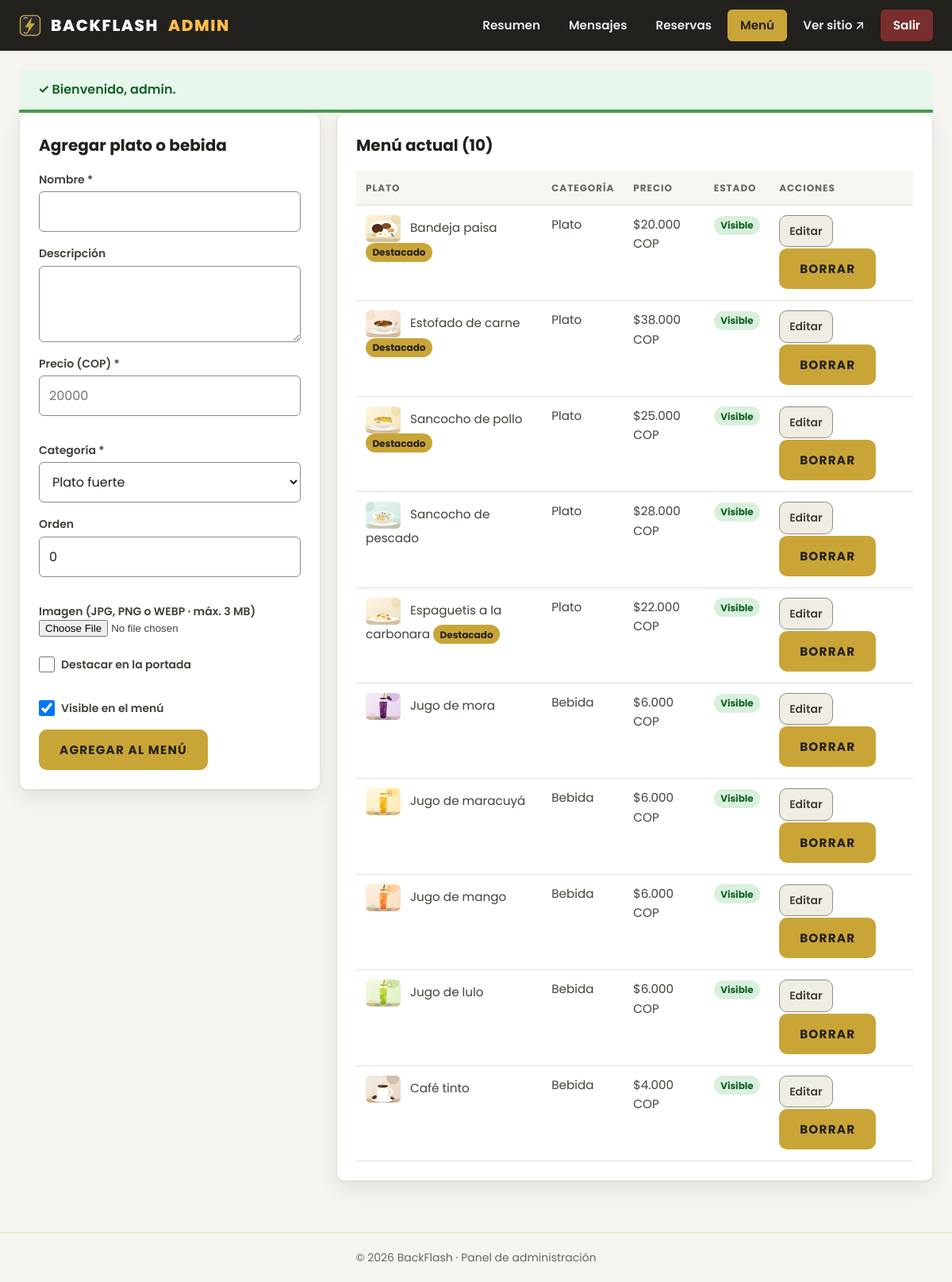
The page /admin/platos.php (signed in) on the database its author committed.
### tables this page shows
CREATE TABLE IF NOT EXISTS platos (
    id          INT AUTO_INCREMENT PRIMARY KEY,
    nombre      VARCHAR(120)   NOT NULL,
    descripcion VARCHAR(255)   NULL,
    precio      DECIMAL(10,0)  NOT NULL,
    categoria   ENUM('plato','bebida') NOT NULL DEFAULT 'plato',
    imagen      VARCHAR(255)   NULL,
    destacado   TINYINT(1)     NOT NULL DEFAULT 0,
    activo      TINYINT(1)     NOT NULL DEFAULT 1,
    orden       INT            NOT NULL DEFAULT 0,
    creado      TIMESTAMP      NOT NULL DEFAULT CURRENT_TIMESTAMP
);

### src/autoload.php (called while the page is built, shortened)
<?php
spl_autoload_register(static function (string $clase): void {
    $prefijo = 'BackFlash\\';
    $relativa = substr($clase, strlen($prefijo));
    $ruta     = __DIR__ . '/' . str_replace('\\', '/', $relativa) . '.php';
});

### includes/helpers/form.php (called while the page is built, shortened)
<?php
function old(string $campo, string $defecto = ''): string
{
    return (string) ($_SESSION['old'][$campo] ?? $defecto);
}
function error_de(string $campo): string
{
    return (string) ($_SESSION['old']['__errores'][$campo] ?? '');
}
function aria_invalido(string $campo): string
{
    return error_de($campo) !== '' ? ' aria-invalid="true"' : '';
}
function precio($valor): string
{
    return '$' . number_format((float) $valor, 0, ',', '.') . ' COP';
}

### includes/helpers/html.php (called while the page is built, shortened)
<?php
function e(?string $value): string
{
    return htmlspecialchars((string) $value, ENT_QUOTES, 'UTF-8');
}
function url(string $path = ''): string
{
    $clean = ltrim($path, '/');
    return BASE_URL . '/' . $clean;
}

### includes/db.php (called while the page is built)
<?php
function db(): PDO
{
    static $pdo = null;
    if ($pdo === null) {
        $dsn = sprintf('mysql:host=%s;dbname=%s;charset=%s', DB_HOST, DB_NAME, DB_CHARSET);
        try {
            $pdo = new PDO($dsn, DB_USER, DB_PASS, [
                PDO::ATTR_ERRMODE            => PDO::ERRMODE_EXCEPTION,
                PDO::ATTR_DEFAULT_FETCH_MODE => PDO::FETCH_ASSOC,
                PDO::ATTR_EMULATE_PREPARES   => false,
            ]);
        } catch (PDOException $e) {
            http_response_code(500);
            exit('No se pudo conectar con la base de datos "' . htmlspecialchars(DB_NAME)
                . '". Revisa includes/config.php o importa database/schema.sql. Detalle: '
                . htmlspecialchars($e->getMessage()));
        }
    }
    return $pdo;
}
function q(string $sql, array $params = []): PDOStatement
{
    $st = db()->prepare($sql);
    $st->execute($params);
    return $st;
}

### admin/platos.php (the view, shortened to what this page needs)
<?php
require __DIR__ . '/_header.php';
$editar = null;
$platos = q('SELECT * FROM platos ORDER BY categoria, orden, nombre')->fetchAll();
?>
<section class="admin-grid admin-grid-form">
    <div class="panel">
        <h2><?= $editar ? 'Editar plato' : 'Agregar plato o bebida' ?></h2>
        <form method="post" enctype="multipart/form-data" class="form-admin">
            <div class="form-group">
                <label for="p-nombre">Nombre *</label>
                <input type="text" id="p-nombre" name="nombre" required maxlength="<?= Reglas::NOMBRE_MAX ?>"
                       value="<?= e($editar['nombre'] ?? old('nombre')) ?>"<?= aria_invalido('nombre') ?>>
            </div>
            <div class="form-group">
                <label for="p-desc">Descripción</label>
                <textarea id="p-desc" name="descripcion" rows="2" maxlength="<?= Reglas::PLATO_DESC_MAX ?>"><?= e($editar['descripcion'] ?? old('descripcion')) ?></textarea>
            </div>
            <div class="form-row">
                <div class="form-group">
                    <label for="p-precio">Precio (COP) *</label>
                    <input type="text" id="p-precio" name="precio" required inputmode="decimal"
                           placeholder="20000" value="<?= e($editar['precio'] ?? old('precio')) ?>"<?= aria_invalido('precio') ?>>
                </div>
                <div class="form-group">
                    <label for="p-cat">Categoría *</label>
                    <select id="p-cat" name="categoria" required<?= aria_invalido('categoria') ?>>
                        <option value="plato"<?= ($editar['categoria'] ?? old('categoria', 'plato')) === 'plato' ? ' selected' : '' ?>>Plato fuerte</option>
                    </select>
                </div>
            </div>
            <div class="form-row">
                <div class="form-group">
                    <label for="p-orden">Orden</label>
                    <input type="number" id="p-orden" name="orden" min="0" max="<?= Reglas::PLATO_ORDEN_MAX ?>"
                           value="<?= (int) ($editar['orden'] ?? old('orden', 0)) ?>">
                </div>
                <div class="form-group">
                    <label for="p-img">Imagen (JPG, PNG o WEBP · máx. 3 MB)</label>
                    <input type="file" id="p-img" name="imagen" accept="image/jpeg,image/png,image/webp">
                </div>
            </div>
            <div class="form-row">
                <label class="check"><input type="checkbox" name="destacado" value="1"
                    <?= !empty($editar['destacado']) || old('destacado') === '1' ? 'checked' : '' ?>> Destacar en la portada</label>
                <label class="check"><input type="checkbox" name="activo" value="1"
                    <?= $editar ? (!empty($editar['activo']) ? 'checked' : '') : 'checked' ?>> Visible en el menú</label>
            </div>
            <div class="form-actions">
                <button type="submit"><?= $editar ? 'Guardar cambios' : 'Agregar al menú' ?></button>
            </div>
        </form>
    </div>
    <div class="panel">
        <h2>Menú actual (<?= count($platos) ?>)</h2>
        <?php if (!$platos): ?>
            <p class="vacio">Aún no hay platos. Agrega el primero con el formulario.</p>
        <?php else: ?>
            <div class="tabla-scroll">
                <table class="tabla">
                    <thead>
                        <tr>
                            <th>Plato</th>
                            <th>Categoría</th>
                            <th>Precio</th>
                            <th>Estado</th>
                            <th>Acciones</th>
                        </tr>
                    </thead>
                    <tbody>
                        <?php foreach ($platos as $p): ?>
                            <tr<?= $p['activo'] ? '' : ' class="inactivo"' ?>>
                                <td data-label="Plato">
                                    <?php if ($p['imagen']): ?>
                                        <img class="mini" src="<?= e(url($p['imagen'])) ?>" alt="" width="44" height="34" loading="lazy">
                                    <?php endif; ?>
                                    <?= e($p['nombre']) ?>
                                    <?php if ($p['destacado']): ?><span class="badge badge-gold">Destacado</span><?php endif; ?>
                                </td>
                                <td data-label="Categoría"><?= $p['categoria'] === 'bebida' ? 'Bebida' : 'Plato' ?></td>
                                <td data-label="Precio"><?= e(precio($p['precio'])) ?></td>
                                <td data-label="Estado">
                                    <span class="badge badge-<?= $p['activo'] ? 'confirmada' : 'cancelada' ?>">
                                        <?= $p['activo'] ? 'Visible' : 'Oculto' ?>
                                    </span>
                                </td>
                                <td data-label="Acciones">
                                    <a class="btn-mini" href="<?= e(url('admin/platos.php?editar=' . (int) $p['id'])) ?>">Editar</a>
                                    <form method="post" class="form-inline" data-confirm="¿Borrar <?= e($p['nombre']) ?> del menú?">
                                        <button type="submit" class="btn-mini btn-peligro">Borrar</button>
                                    </form>
                                </td>
                            </tr>
                        <?php endforeach; ?>
                    </tbody>
                </table>
            </div>
        <?php endif; ?>
    </div>
</section>
<?php require __DIR__ . '/_footer.php';

### public/css/style.css (style rules this page uses)
:root { --ink: #23211d; --ink-soft: #45413a; --muted: #6b6560; --line: #e4e0d5; --line-input: #8f8b80; --surface: #ffffff; --bg: #F5F4F0; --bg-deep: #23211d; --gold: #C9A538; --gold-hover: #ffbd4c; --gold-press: #e9a93c; --gold-text: #8a6a10; --gold-text-strong: #a9820f; --orange: #ffbd4c; --success: #146227; --success-bg: #e8f7ec; --success-line: #45a049; --danger: #b3261e; --danger-bg: #fdeceb; --danger-line: #d64545; --font-sans: 'poppins', system-ui, -apple-system, sans-serif; --font-script: 'satisfy', cursive; --fs-2xs: .75rem; --fs-xs: .875rem; --fs-sm: .95rem; --fs-md: 1rem; --fs-lg: 1.125rem; --fs-xl: 1.25rem; --fs-2xl: 1.5rem; --fs-3xl: 2rem; --fs-section: clamp(1.75rem, 1.1rem + 2.4vw, 2.75rem); --fs-hero: clamp(2.25rem, 1.25rem + 4vw, 4.75rem); --lh-tight: 1.15; --lh-body: 1.6; --track-caps: .08em; --s-1: 4px; --s-2: 8px; --s-3: 12px; --s-4: 16px; --s-5: 20px; --s-6: 24px; --s-8: 32px; --s-10: 40px; --s-12: 48px; --s-16: 64px; --s-24: 96px; --r-sm: 6px; --r-md: 10px; --r-lg: 16px; --r-pill: 999px; --shadow-1: 0 1px 2px rgba(35,33,29,.06), 0 10px 24px rgba(35,33,29,.08); --shadow-2: 0 2px 6px rgba(35,33,29,.10), 0 18px 40px rgba(35,33,29,.14); --dur: 180ms; --ease: cubic-bezier(.2, .6, .2, 1); --container: 1200px; --gutter: clamp(var(--s-4), 4vw, var(--s-6)); }
* { margin: 0; padding: 0; box-sizing: border-box; text-decoration: none; list-style: none; }
body { font-family: var(--font-sans); font-size: var(--fs-md); line-height: var(--lh-body); color: var(--ink-soft); background-color: var(--bg); -webkit-font-smoothing: antialiased; }
input, textarea { caret-color: var(--gold); }
a { text-underline-offset: 3px; }
img { max-width: 100%; height: auto; }
.form-group { display: flex; flex-direction: column; }
a { transition: color var(--dur) var(--ease); }
.form-row { display: flex; flex-wrap: wrap; gap: var(--s-4); }
.form-row > .form-group { flex: 1 1 220px; }

### rows shown on the page
platos: imagen (picture), nombre "Bandeja paisa", destacado "Destacado", categoria "Plato", precio "$20.000 COP", activo "Visible"
platos: imagen (picture), nombre "Estofado de carne", destacado "Destacado", categoria "Plato", precio "$38.000 COP", activo "Visible"
platos: imagen (picture), nombre "Sancocho de pollo", destacado "Destacado", categoria "Plato", precio "$25.000 COP", activo "Visible"
platos: imagen (picture), nombre "Sancocho de pescado", categoria "Plato", precio "$28.000 COP", activo "Visible"
platos: imagen (picture), nombre "Espaguetis a la carbonara", destacado "Destacado", categoria "Plato", precio "$22.000 COP", activo "Visible"
platos: imagen (picture), nombre "Jugo de mora", categoria "Bebida", precio "$6.000 COP", activo "Visible"
platos: imagen (picture), nombre "Jugo de maracuyá", categoria "Bebida", precio "$6.000 COP", activo "Visible"
platos: imagen (picture), nombre "Jugo de mango", categoria "Bebida", precio "$6.000 COP", activo "Visible"
platos: imagen (picture), nombre "Jugo de lulo", categoria "Bebida", precio "$6.000 COP", activo "Visible"
platos: imagen (picture), nombre "Café tinto", categoria "Bebida", precio "$4.000 COP", activo "Visible"

### other values the page prints
$texto "Resumen"
$texto "Mensajes"
$texto "Reservas"
$texto "Menú"
$alerta['texto'] "Bienvenido, admin."
count($platos) "10"
SITE_YEAR "2026"
SITE_NAME "BackFlash"
